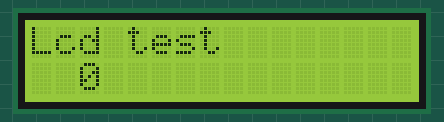
Bench run of a sketch on a simulated Arduino Uno, built with avr-gcc and run on an emulated ATmega328P. Shown: 16×2 character LCD. What the sketch prints to the serial monitor is not drawn.

Above: at 0.1 s.
At 4.1 s:
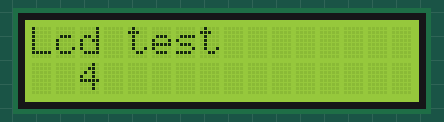
At 9.1 s:
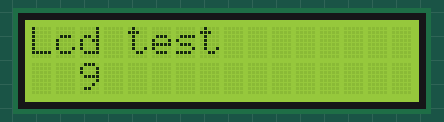
At 19.1 s:
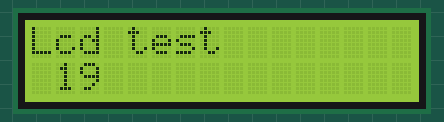
At 28.1 s:
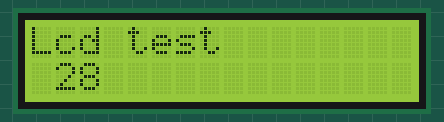
At 38.1 s:
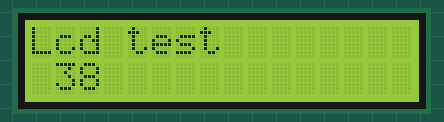

Measured:
- what the display in image 1 shows lasts 1.0 s, from 4.1 s to 5.1 s

The sketch:

Ard_side.ino
```cpp
#include <LiquidCrystal.h>
#include <Servo.h>

//display pins
const int rs = 12, en = 11, d4 = 5, d5 = 4, d6 = 3, d7 = 2;
LiquidCrystal lcd(rs, en, d4, d5, d6, d7);

void setup() {
  // put your setup code here, to run once:
  Serial.begin(9600);
  lcd.begin(16, 2);
  lcd.leftToRight();
  lcd.setCursor(0,0);
  lcd.print("Lcd test");
}

void loop() {
  // put your main code here, to run repeatedly:
  for(byte n = 0; n < 255; n++){
    Serial.write(n);
    lcd.setCursor(0,1);
    if(n<100){
      lcd.print(" ");
    }
    if(n<10){
      lcd.print(" ");
    }
    lcd.print(n);
    delay(1000);
  }
}
```
